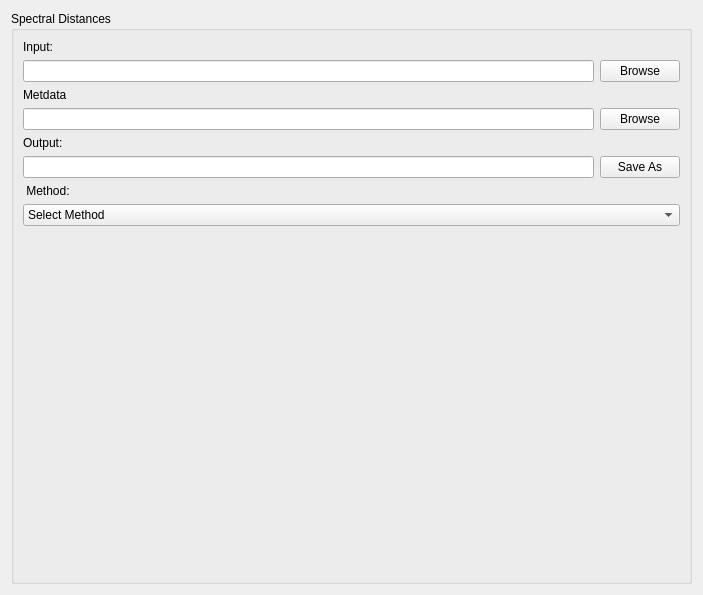
<?xml version="1.0" encoding="UTF-8"?>
<ui version="4.0">
 <class>Form</class>
 <widget class="QWidget" name="Form">
  <property name="geometry">
   <rect>
    <x>0</x>
    <y>0</y>
    <width>703</width>
    <height>595</height>
   </rect>
  </property>
  <property name="windowTitle">
   <string>Form</string>
  </property>
  <layout class="QHBoxLayout" name="horizontalLayout">
   <item>
    <widget class="QGroupBox" name="groupBox">
     <property name="title">
      <string>Spectral Distances</string>
     </property>
     <layout class="QVBoxLayout" name="verticalLayout">
      <item>
       <widget class="QLabel" name="label_2">
        <property name="text">
         <string>Input:</string>
        </property>
       </widget>
      </item>
      <item>
       <layout class="QHBoxLayout" name="horizontalLayout_2">
        <item>
         <widget class="QLineEdit" name="lineEdit_3"/>
        </item>
        <item>
         <widget class="QPushButton" name="pushButton">
          <property name="text">
           <string>Browse</string>
          </property>
         </widget>
        </item>
       </layout>
      </item>
      <item>
       <widget class="QLabel" name="metadatLbl">
        <property name="text">
         <string>Metdata</string>
        </property>
       </widget>
      </item>
      <item>
       <layout class="QHBoxLayout" name="horizontalLayout_3">
        <item>
         <widget class="QLineEdit" name="medataTxt"/>
        </item>
        <item>
         <widget class="QPushButton" name="browseMetaBtn">
          <property name="text">
           <string>Browse</string>
          </property>
         </widget>
        </item>
       </layout>
      </item>
      <item>
       <widget class="QLabel" name="label_4">
        <property name="text">
         <string>Output:</string>
        </property>
       </widget>
      </item>
      <item>
       <layout class="QHBoxLayout" name="horizontalLayout_4">
        <item>
         <widget class="QLineEdit" name="lineEdit_4"/>
        </item>
        <item>
         <widget class="QPushButton" name="pushButton_2">
          <property name="text">
           <string>Save As</string>
          </property>
         </widget>
        </item>
       </layout>
      </item>
      <item>
       <widget class="QLabel" name="label_3">
        <property name="text">
         <string> Method:</string>
        </property>
       </widget>
      </item>
      <item>
       <widget class="QComboBox" name="comboBox">
        <item>
         <property name="text">
          <string>Select Method</string>
         </property>
        </item>
        <item>
         <property name="text">
          <string>JM Distance</string>
         </property>
        </item>
        <item>
         <property name="text">
          <string>Euclidean</string>
         </property>
        </item>
        <item>
         <property name="text">
          <string>Manhattan</string>
         </property>
        </item>
        <item>
         <property name="text">
          <string>Cosine</string>
         </property>
        </item>
        <item>
         <property name="text">
          <string>Correlation</string>
         </property>
        </item>
        <item>
         <property name="text">
          <string>Fractional</string>
         </property>
        </item>
        <item>
         <property name="text">
          <string>Chebyshev</string>
         </property>
        </item>
        <item>
         <property name="text">
          <string>SID</string>
         </property>
        </item>
       </widget>
      </item>
      <item>
       <widget class="QLabel" name="label_5">
        <property name="text">
         <string/>
        </property>
       </widget>
      </item>
      <item>
       <spacer name="verticalSpacer">
        <property name="orientation">
         <enum>Qt::Vertical</enum>
        </property>
        <property name="sizeHint" stdset="0">
         <size>
          <width>20</width>
          <height>327</height>
         </size>
        </property>
       </spacer>
      </item>
     </layout>
     <zorder>pushButton_2</zorder>
     <zorder>comboBox</zorder>
     <zorder>pushButton</zorder>
     <zorder>label_5</zorder>
     <zorder>lineEdit_4</zorder>
     <zorder>lineEdit_3</zorder>
     <zorder>medataTxt</zorder>
     <zorder>browseMetaBtn</zorder>
     <zorder>verticalSpacer</zorder>
     <zorder>label_2</zorder>
     <zorder>metadatLbl</zorder>
     <zorder>label_4</zorder>
     <zorder>label_3</zorder>
    </widget>
   </item>
  </layout>
 </widget>
 <resources/>
 <connections/>
</ui>
